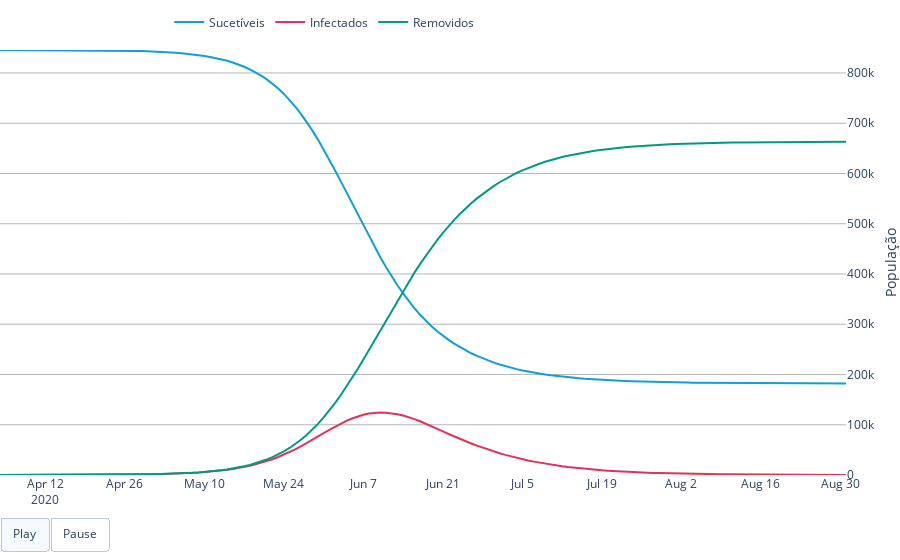

The cell this chart's notebook holds for it:
### Markdown cell above
### Criar Figura
Este é o último passo para a visualização das soluções. A figura é criada colocando a solução inicial, de onde partem as demais soluções. Os frames criados anteriormente são acrescentados, a fim de vizualizar as soluções a cada passo de tempo.

### Code cell
figure = go.Figure(
    data = [go.Scatter(x = ddays, y = S[0], mode = 'lines', name = "Sucetíveis", line = dict(color='rgb(20, 158, 217)')),
            go.Scatter(x = ddays, y = I[0], mode = 'lines', name = "Infectados", line = dict(color='rgb(227, 50, 88)')),            
            go.Scatter(x = ddays, y = R[0], mode = 'lines', name = "Removidos", line = dict(color='rgb(0, 153, 137)'))], # list of traces
    layout = {
        # "title": "Simulação do modelo Epidêmico SIR",
        "hovermode":"x",
        "legend": {"x":0.2, "y":1.1},
        "legend_orientation": "h",
        "plot_bgcolor": 'rgba(10,10,10,0)',
        "margin":{"t":50, "b":0, "l":0, "r":0},
        "updatemenus":[{
            "type":"buttons",
            "direction": "left",
            "pad":{"b":10, "t":10,  "l":0},
            "x":0.0,
            "xanchor":"left",
            "y":-0.2,
            "yanchor":"bottom", 
            "buttons":[{
                "label": "Play",
                "method": "animate",
                "args": [None, {'frame': {'duration': 1000, 'redraw': True}, "fromcurrent": True, 'transition': {'duration': 10, 'easing': 'linear'}}]
            },
            {
                'label': 'Pause',
                'args': [[None], {'frame': {'duration': 0, 'redraw': False}, 'mode': 'immediate',
                'transition': {'duration': 0}}],
                'method': 'animate'
            }],
        }],
        "xaxis": {"range": [ddays[0],ddays[-1]], "showspikes": True, "spikemode": "toaxis+marker"},
        "yaxis": {"range": [0,N], "title": "População", "side":"right", "showgrid": True, "gridwidth": 1, "gridcolor":"#B6B6B6"}
    },
    frames = frames
)

figure.show()

### Figure 1 — Plotly figure (JSON) as saved in the notebook; plotly's stock layout.template omitted (floating-point values rounded to 4 significant figures; data arrays with more than 128 entries replaced by an {"elided": "..."} marker saying what was removed)
{"data": [{"line": {"color": "rgb(20, 158, 217)"}, "mode": "lines", "name": "Sucetíveis", "type": "scatter", "x": {"elided": "150 str values"}, "y": {"elided": "150 float values"}}, {"line": {"color": "rgb(227, 50, 88)"}, "mode": "lines", "name": "Infectados", "type": "scatter", "x": {"elided": "150 str values"}, "y": {"elided": "150 float values"}}, {"line": {"color": "rgb(0, 153, 137)"}, "mode": "lines", "name": "Removidos", "type": "scatter", "x": {"elided": "150 str values"}, "y": {"elided": "150 float values"}}], "layout": {"hovermode": "x", "legend": {"orientation": "h", "x": 0.2, "y": 1.1}, "margin": {"b": 0, "l": 0, "r": 0, "t": 50}, "plot_bgcolor": "rgba(10,10,10,0)", "updatemenus": [{"buttons": [{"args": [null, {"frame": {"duration": 1000, "redraw": true}, "fromcurrent": true, "transition": {"duration": 10, "easing": "linear"}}], "label": "Play", "method": "animate"}, {"args": [[null], {"frame": {"duration": 0, "redraw": false}, "mode": "immediate", "transition": {"duration": 0}}], "label": "Pause", "method": "animate"}], "direction": "left", "pad": {"b": 10, "l": 0, "t": 10}, "type": "buttons", "x": 0, "xanchor": "left", "y": -0.2, "yanchor": "bottom"}], "xaxis": {"range": ["2020-04-04T00:00:00", "2020-08-31T00:00:00"], "showspikes": true, "spikemode": "toaxis+marker"}, "yaxis": {"gridcolor": "#B6B6B6", "gridwidth": 1, "range": [0, 845731], "showgrid": true, "side": "right", "title": {"text": "População"}}}}
